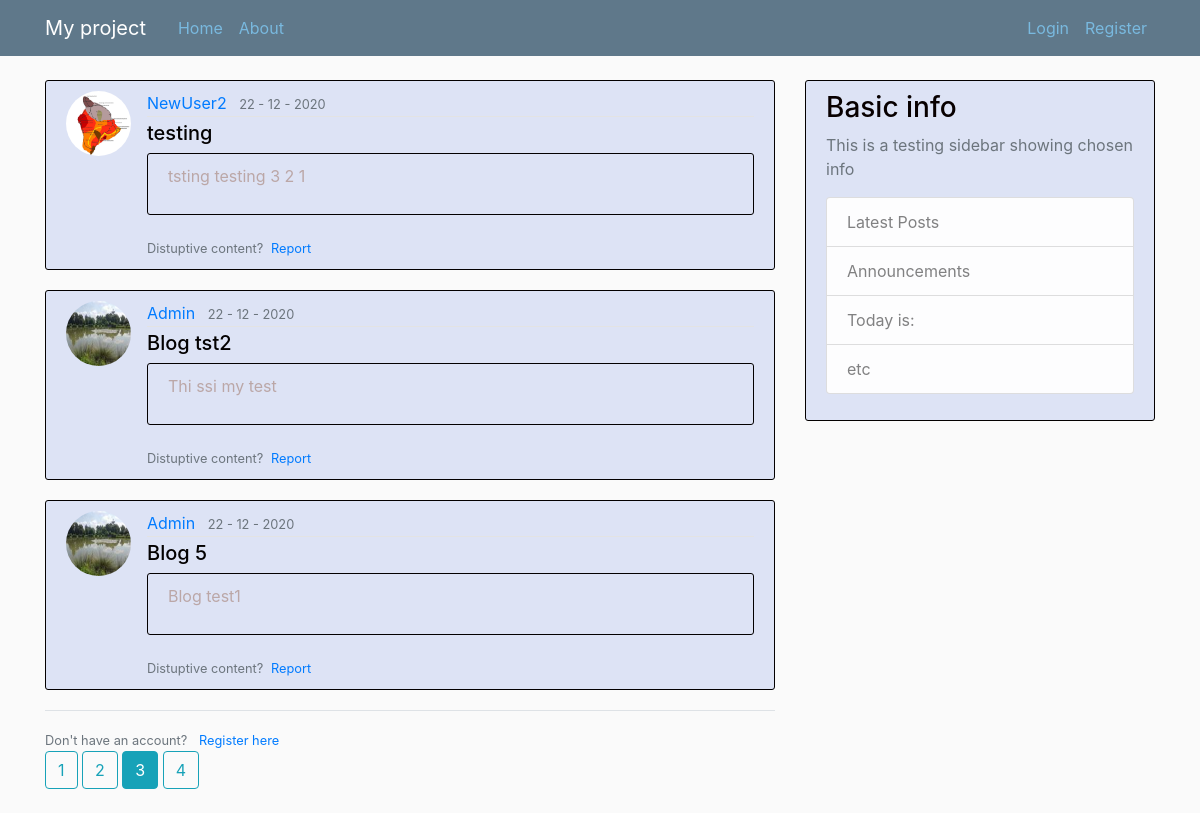
Screenshot of /home?page=3 with the database file from the repository.
### flaskblog/models.py (models this page shows, shortened)
class Post(db.Model):
    id = db.Column(db.Integer, primary_key=True)
    title = db.Column(db.String(100), nullable=False)
    date_posted = db.Column(db.DateTime, nullable=False, default=datetime.utcnow)
    content = db.Column(db.Text, nullable=False)
    user_id = db.Column(db.Integer, db.ForeignKey("user.id"), nullable=False)

class User(db.Model, UserMixin):
    id = db.Column(db.Integer, primary_key=True)
    username = db.Column(db.String(20), unique=True, nullable=False)
    email = db.Column(db.String(120), unique=True, nullable=False)
    image_file = db.Column(db.String(20), nullable=False, default="default.jpg")
    password = db.Column(db.String(60), nullable=False)
    posts = db.relationship("Post", backref="author", lazy=True)

### flaskblog/main/routes.py (the view)
@main.route('/')
@main.route('/home')
def home():
    page = request.args.get("page", 1, type=int)
    posts = Post.query.order_by(Post.date_posted.desc()).paginate(page=page, per_page=3)
    return render_template("home.html",posts=posts)

### flaskblog/templates/home.html (shortened to what this page needs)
{% extends "layout.html" %}
{% block content %}
<body>
    {% for post in posts.items %}
        <article class="media content-section">
            <img class="rounded-circle article-img" src="{{ url_for('static', filename='profile_pics/' + post.author.image_file) }}">
            <div class="media-body">
                <div class="article-metadata">
                    <a class="mr-2" href="{{ url_for('users.user_posts', username=post.author.username) }}">{{ post.author.username }}</a>
                    <small class="text-muted">{{ post.date_posted.strftime("%d - %m - %Y") }}</small>
                </div>
                <h5><a class="article-title" href="{{ url_for('posts.post', post_id=post.id) }}">{{ post.title }}</a></h5>
                <div class="content-section">
                    <p class="article-content">{{ post.content }}</p>
                </div>
                <div class="border-mid">
                    <small class="text-muted">
                        Distuptive content? <a class="ml-1" href="#"> Report</a>
                    </small>
                </div>
            </div>
        </article>
{% endfor %}
</body>
<div class="border-top pt-3">
    <small class="text-muted">
        {% if current_user.is_authenticated %}
        {% else %}
        Don't have an account? <a class="ml-2" href="{{ url_for('users.register') }}"> Register here</a>
        {% endif %}
    </small>
</div>
{% for page_num in posts.iter_pages(left_edge=1, right_edge=1, left_current=1, right_current=2) %}
    {% if page_num %}
        {% if posts.page == page_num %}
            <a class="btn btn-info mb-4" href="{{ url_for('main.home', page=page_num) }}">{{ page_num }}</a>
        {% else %}
            <a class="btn btn-outline-info mb-4" href="{{ url_for('main.home', page=page_num) }}">{{ page_num }}</a>
        {% endif %}
    {% else %}
        ...
    {% endif %}
{% endfor %}
{% endblock content %}

### flaskblog/static/css/main.css (style rules this page uses)
body { background: #fafafa; color: #bba7a7; margin-top: 5rem; }
h1, h2, h3, h4, h5 { color: #080000; }
.content-section { background: #dde3f5; padding: 10px 20px; border: 1px solid #030000; border-radius: 3px; margin-bottom: 20px; }
.article-title { color: #030101; }
.article-content { white-space: pre-line; }
.article-img { height: 65px; width: 65px; margin-right: 16px; }
.article-metadata { padding-bottom: 1px; margin-bottom: 4px; border-bottom: 1px solid #e3e3e3 }

### rows the page displays
Post: image_file (placeholder picture), author.username "NewUser2", date_posted "22 - 12 - 2020", title "testing", content "tsting testing 3 2 1"
Post: image_file (picture), author.username "Admin", date_posted "22 - 12 - 2020", title "Blog tst2", content "Thi ssi my test"
Post: image_file (picture), author.username "Admin", date_posted "22 - 12 - 2020", title "Blog 5", content "Blog test1"

### other values shown
{{ page_num }} "1" "2" "4"
{{ page_num }} "3"
